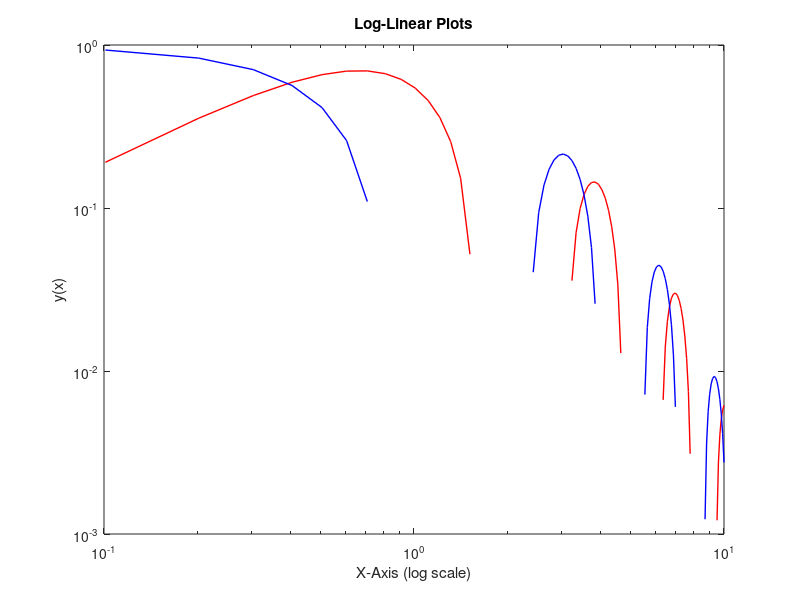

This figure's MATLAB source:
% The functions from question 3.1
x = linspace(0,10,100);
y1 = exp(-0.5 * x) .* sin(2 * x);
y2 = exp(-0.5 * x) .* cos(2 * x);

% Log-linear plot
semilogx(x,y1,'r-','LineWidth',1);
hold on;
semilogy(x,y2,'b-','LineWidth',1);
title("Log-Linear Plots")
xlabel("X-Axis (log scale)")
ylabel("y(x)")
